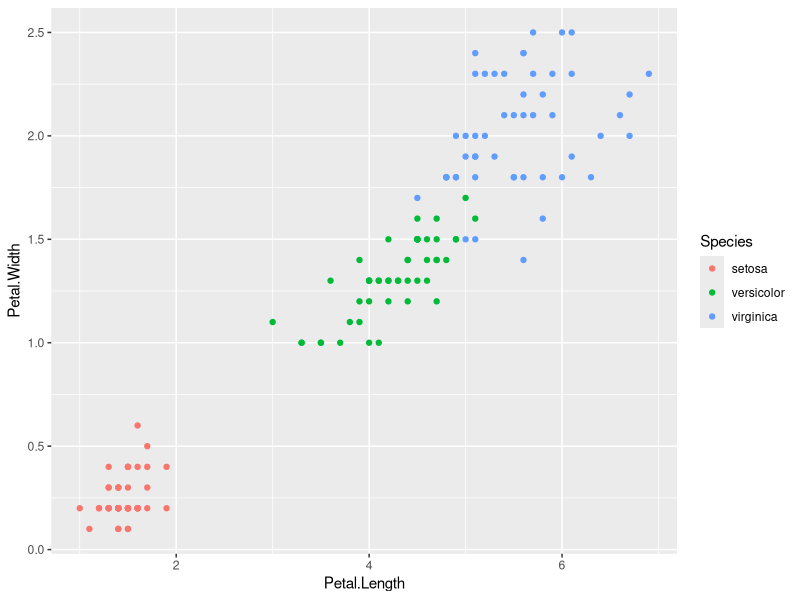
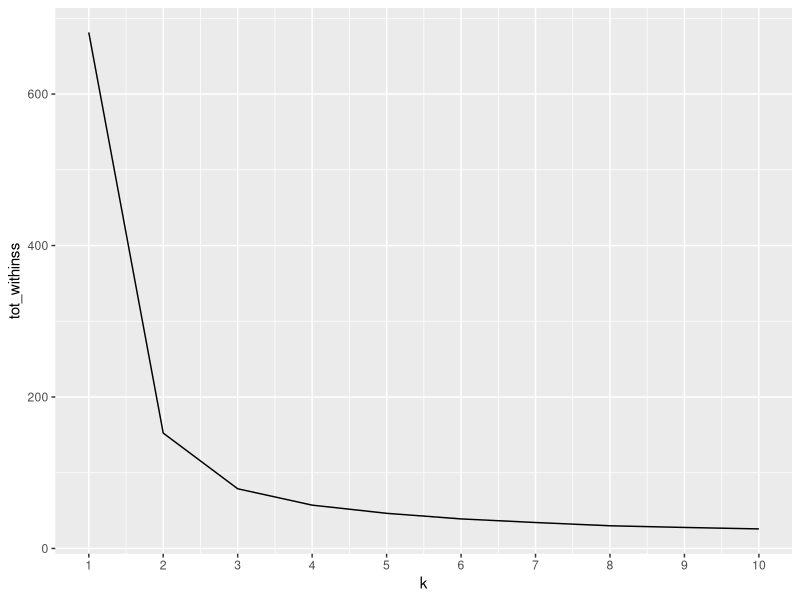
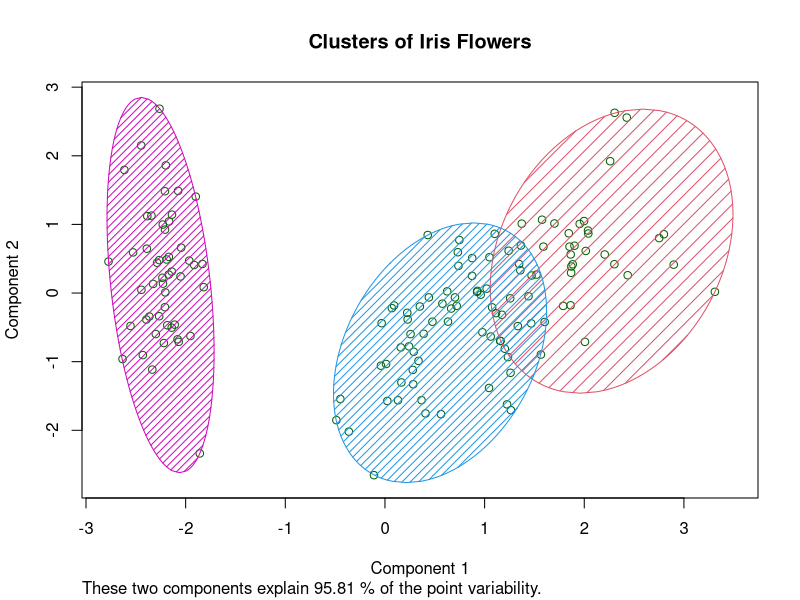

Here is the R script that generated these plots, in order:
#import required libraries
library(ggplot2)
library(purrr)
library(cluster)

#load data
dataframe <- iris 

# See the first 5 rows
head(dataframe)

#removig initial label of Species from original dataset
dataframe_1 <- iris[, -5]

#scatter plot
ggplot(dataframe, aes(Petal.Length, Petal.Width, color=Species))+
  geom_point()

# Use map_dbl to run many models with varying value of k (centers)
tot_withinss <- map_dbl(1:10,  function(k){
  model <- kmeans(x = dataframe_1, centers = k, nstart = 100)
  model$tot.withinss
})

# Generate a data frame containing both k and tot_withinss
elbow_df <- data.frame(
  k = 1:10 ,
  tot_withinss = tot_withinss
)

# Plot the elbow plot
ggplot(elbow_df, aes(x = k, y = tot_withinss)) +
  geom_line() +
  scale_x_continuous(breaks = 1:10)
#The optimum clusters is when the elbow occurs, so we choose the number of cluster as 3
# Build the kmeans model with k = 3
model_km <- kmeans(dataframe_1, centers = 3, nstart=100)

# Extract the cluster assignment vector from the kmeans model
clust_km <- model_km$cluster

#visualize clusters
clusplot(dataframe_1,
         clust_km,
         lines = 0,
         shade = TRUE,
         color = TRUE,
         labels = 0,
         plotchar = FALSE,
         span = TRUE,
         main = paste('Clusters of Iris Flowers')
)
